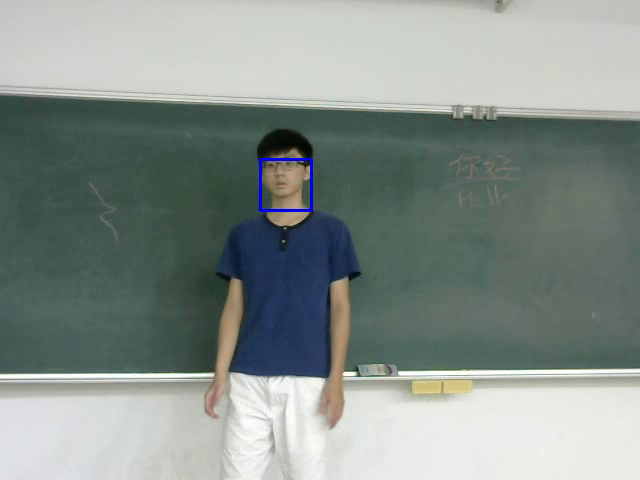
#> input picture 1/frame00006.png, 640 x 480 px
$ python -i DetectScreen_old.py   (imports and definitions only)   (older library calls are emulated)
#> lines starting #> are read from the running program, lines starting #| are printed output that depends on the picture; after the words box and inside, x2 and y2 are one past the last pixel; in counts of white or black regions, pixels touching at a corner belong together
#> further down, picture is the input picture: shape (480, 640, 3); mean B, G, R 139.5, 144.8, 134.5
import cv2
import numpy as np


def PolygonArea(corners):
    #n = len(corners) # of corners
    #print(corners)
    #print(corners.shape)
    l, m, n = corners.shape
    area = 0.0
    for i in range(l):
        j = (i + 1) % l
        area += corners[i][0][0] * corners[j][0][1]
        area -= corners[j][0][0] * corners[i][0][1]
    area = abs(area) / 2.0
    return area

def selectScreen(contours):
    x = np.array([[1, 2]])
    toReturn = contours[0]
    left = np.array([[]])
    right = np.array([[]])
    maxArea = -1.0
    for c in contours:
        area = PolygonArea(c)
        if(area > maxArea):
            maxArea = area
            toReturn = c
    #print(np.array_repr(toReturn).replace('\n', ''))
    l, m, n = toReturn.shape
    toReturn = toReturn.reshape(l, n)
    #print(np.array_repr(toReturn).replace('\n', ''))
    lx = 640
    ly = 480
    rx = -1
    ry = -1
    for i in toReturn:
        if(i[0] < lx): lx = i[0]
        if(i[1] < ly): ly = i[1]
        if(i[0] > rx): rx = i[0]
        if(i[1] > ry): ry = i[1]

    return c, [lx, ly], [rx, ry]

def screenState(left, right, length, height):
    stateBoundary = 0 # 0 for vaild, 1 for out of left boundary, 2 for out of right boundary
    stateVisible = 0 # 0 for vaild , 1 for out of visible
    leftBound = length * 0.1
    rightBound = length * 0.9
    if(left[0] < leftBound):
        print("Screen out of the left boundary")
       # Turn(2, 1)
        stateBoundary = 1
    elif(right[0] > rightBound):
        print("Screen out of the right boundary")
       # Turn(2, 0)
        stateBoundary = 2
    if( (right[0] - left[0]) * (right[1] - left[1]) < length * height * 0.4):
        print("Screen isn't visvible, Do the operation")
        stateVisible = 1
    if(stateBoundary == 0 and stateVisible == 0):
        print("Maintain the state")
    return [stateBoundary, stateVisible]


def DetectScreen(frame):

    gray = cv2.cvtColor(frame, cv2.COLOR_BGR2GRAY)
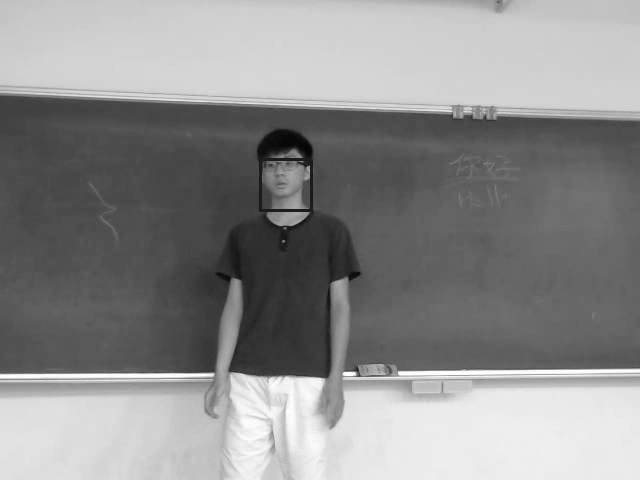
#> gray: shape (480, 640); min 4, max 255, mean 141.1
    gray = cv2.medianBlur(gray, 21)
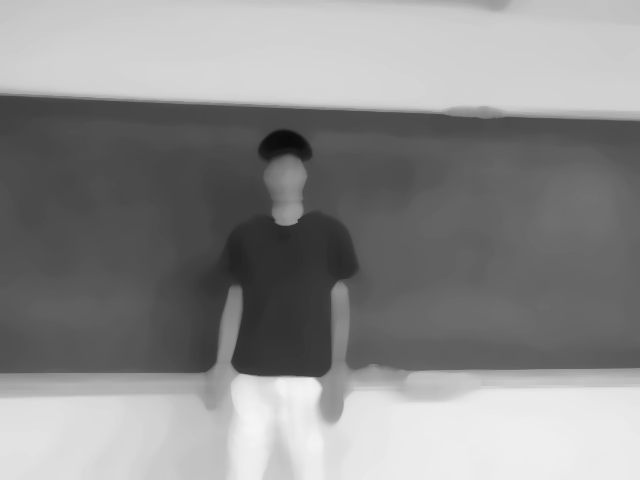
#> gray: shape (480, 640); min 11, max 245, mean 140.7
    ret, binarythresh = cv2.threshold(gray, 100, 255, cv2.THRESH_BINARY +cv2.THRESH_OTSU)
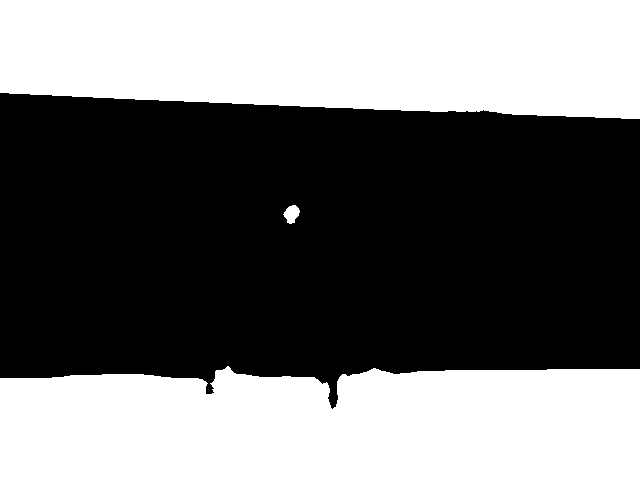
#> binarythresh: shape (480, 640); 44.4% white; 3 white regions
#> ret = 147

    img2, contours, hierarchy = cv2.findContours(binarythresh, cv2.RETR_TREE, cv2.CHAIN_APPROX_SIMPLE)
#> contours = 3 contours; box (x1, y1, x2, y2) and area: (0, 0, 640, 119) 67559, (0, 366, 640, 480) 67022, (283, 205, 300, 224) 185
    coordLeft = []
    coordRight = []

    if hierarchy is None:
        return []

    screen, coordLeft, coordRight = selectScreen(contours)
#> in selectScreen, `toReturn = contours[0]`: toReturn = contour of 148 points, box (x1, y1, x2, y2) (0, 366, 640, 480), area 67022
#> the loop in selectScreen, `for c in contours:` made 3 passes
#> (l in PolygonArea, area, maxArea) on passes 1, 3: (148, 67021.5, 67021.5), (74, 67559, 67559)
#> (l in PolygonArea, area) on pass 2: (25, 185)
#> after the loop in selectScreen, `for c in contours:`: maxArea = 67559; toReturn = contour of 74 points, box (x1, y1, x2, y2) (0, 0, 640, 119), area 67559
#> in selectScreen, `toReturn = toReturn.reshape(l, n)`: toReturn = 74 pairs, first value 0 to 639, second value 0 to 118
#> the loop in selectScreen, `for i in toReturn:` made 74 passes
#> (lx, ly, rx, ry) on pass 1: (0, 0, 0, 0)
#> (i, rx) on passes 3, 5, 7, 9, 11, 13: ([8, 92], 8), ([29, 93], 29), ([51, 94], 51), ([71, 95], 71), ([92, 96], 92), ([113, 97], 113)
#> after the loop in selectScreen, `for i in toReturn:`: lx = 0; rx = 639; ry = 118
#> screen = contour of 74 points, box (x1, y1, x2, y2) (0, 0, 640, 119), area 67559; coordLeft = [0, 0]; coordRight = [639, 118]

    result = list()
    result.append(coordLeft[0])
    result.append(coordLeft[1])
    result.append(coordRight[0])
    result.append(coordRight[1])

    return [result]

>>> import cv2
>>> picture = cv2.imread('1/frame00006.png')
>>> result = DetectScreen(picture)
#> result = [[0, 0, 639, 118]]
